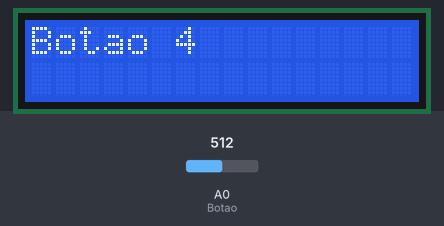
The sketch below on a simulated Arduino Uno, built with avr-gcc and run on an emulated ATmega328P. On the bench: 16×2 character LCD. The inputs (shaded band) are chosen by the test bench; at power-on: A0 (Botao) = 512.

Above: at 1.2 s.
1.3 s: A0 (Botao) set to 1007
2.8 s: A0 (Botao) set to 1023
At 3.5 s:
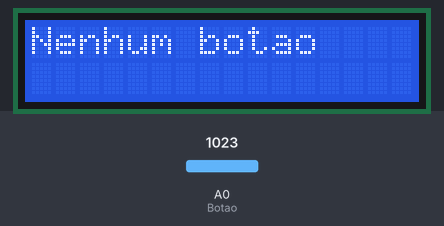
4.3 s: A0 (Botao) set to 830
5.8 s: A0 (Botao) set to 804
At 7.0 s:
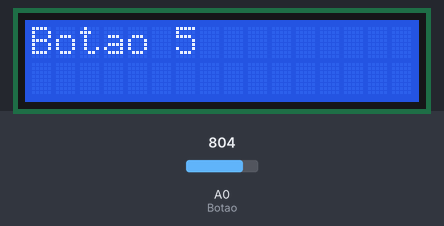
Timing chart, 0 to 8.3 s (numbered marks = the images above; inputs shaded):
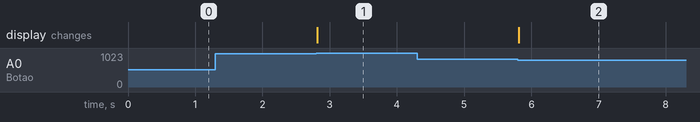

Measured:
- the behaviour switches between 1022 and 1023 on A0 (Botao) (found by bisection; images 0 and 1)
- the behaviour switches between 816 and 815 on A0 (Botao) (found by bisection; images 1 and 2)
- after the input at 1.3 s, every drawn part: stays the same
- after the input at 2.8 s, the display: changes at once (image 1)
- after the input at 4.3 s, every drawn part: stays the same
- after the input at 5.8 s, the display: changes at once (image 2)

The sketch:

aula_38_botao_1_2_3_4_e_5_no_lcd1.ino
```cpp
/*
Nome do Arquivo:botao 1,2,3,4 e 5 no lcd
Autor:Cah
Data:18/03/2025
Descricao:.....
*/


#include <LiquidCrystal_I2C.h>
LiquidCrystal_I2C lcd(0x27,16,2);
// C++ code
//
#define Botao A0
#define Botao1 0
#define Botao2 145
#define Botao3 329
#define Botao4 505
#define Botao5 741


void setup()
{
  lcd.init();
  lcd.backlight ();
  Serial.begin(9600);
  pinMode(Botao, INPUT);
}

void loop()
{
  int estadoBotao = analogRead(A0);
    if(estadoBotao == 1023){
  lcd.setCursor(0,0);
  lcd.print("Nenhum botao");
  }
  if(estadoBotao >= Botao1 * 0.9 && estadoBotao <= Botao1 * 1.1){
  lcd.setCursor(0,0);
  lcd.print("Botao 1     ");
  }
  if(estadoBotao >= Botao2 * 0.9 && estadoBotao <= Botao2 * 1.1){
  lcd.setCursor(0,0);
  lcd.print("Botao 2     ");
  }
  if(estadoBotao >= Botao3 * 0.9 && estadoBotao <= Botao3 * 1.1){
  lcd.setCursor(0,0);
  lcd.print("Botao 3     ");
  }
  if(estadoBotao >= Botao4 * 0.9 && estadoBotao <= Botao4 * 1.1){
  lcd.setCursor(0,0);
  lcd.print("Botao 4     ");
  }

  if(estadoBotao >= Botao5* 0.9 && estadoBotao <= Botao5* 1.1){
  lcd.setCursor(0,0);
  lcd.print("Botao 5     ");
  }


  //Primeiro Botao:0
  //Segundo Botao:145
  //Terceiro Botao:329
  //Quarto Botao:505
  //Quinto Botao:741
  //Quando nao aperta:1023
}
```
